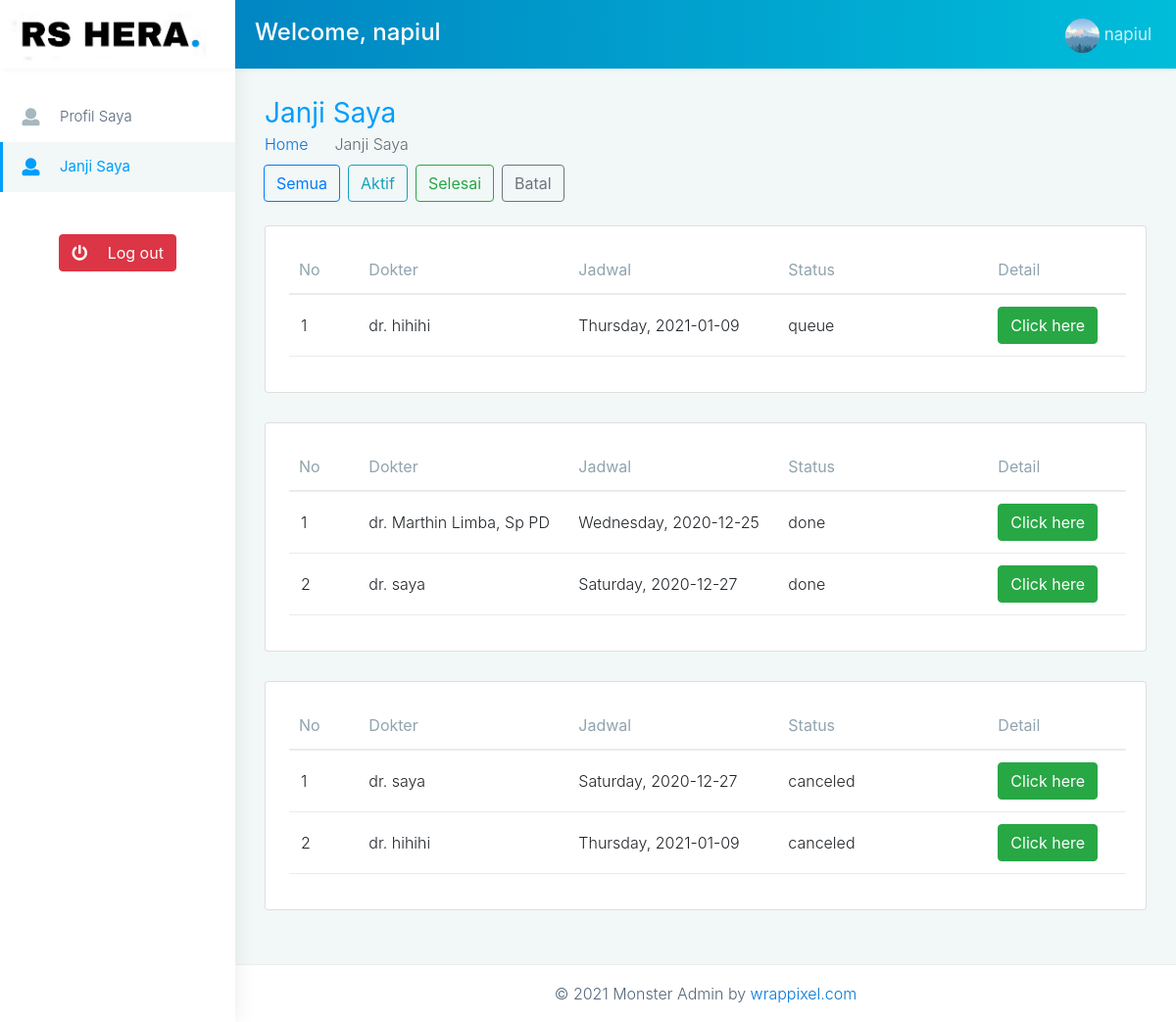
Screenshot of /user/janji-saya.php (signed in) with the database file from the repository.
### tables this page shows
CREATE TABLE `users` (
  `usersId` int(11) NOT NULL,
  `usersName` varchar(128) NOT NULL,
  `usersUsername` varchar(128) NOT NULL,
  `usersEmail` varchar(128) NOT NULL,
  `phoneNumber` varchar(15) NOT NULL,
  `usersPassword` varchar(128) NOT NULL,
  `usersPhoto` varchar(255) NOT NULL
);

CREATE TABLE `appointment` (
  `id_pendaftaran` int(11) NOT NULL,
  `id_user` int(11) NOT NULL,
  `id_dokter` int(11) NOT NULL,
  `id_jadwal` int(11) NOT NULL,
  `gejala` varchar(256) NOT NULL,
  `pesan` varchar(256) NOT NULL,
  `pembayaran` varchar(255) NOT NULL,
  `status_janji` varchar(50) NOT NULL DEFAULT 'queue'
);

CREATE TABLE `doctors` (
  `id_dokter` int(11) NOT NULL,
  `nama_dokter` varchar(128) NOT NULL,
  `email_dokter` varchar(128) NOT NULL,
  `spesialisasi` varchar(50) NOT NULL,
  `nomor_telepon` varchar(15) NOT NULL,
  `kota` varchar(50) NOT NULL
);

CREATE TABLE `schedule` (
  `idSchedule` int(11) NOT NULL,
  `idDoctors` int(11) NOT NULL,
  `dateSchedule` date NOT NULL,
  `daySchedule` varchar(10) NOT NULL,
  `starttime` time NOT NULL,
  `endtime` time NOT NULL,
  `avail` varchar(10) NOT NULL
);

### user/janji-saya.php (the view, shortened to what the rows shown need)
<!DOCTYPE html>
<html dir="ltr" lang="en">
<head>
    <link href="assets/plugins/chartist/dist/chartist.min.css" rel="stylesheet">
    <link href="monster-html/css/style.min.css" rel="stylesheet">
    <link rel="stylesheet" type="text/css" href="https://cdn.datatables.net/1.10.24/css/dataTables.bootstrap4.min.css">
    <link rel="stylesheet" href="https://maxcdn.bootstrapcdn.com/bootstrap/4.6.0/css/bootstrap.min.css">
</head>
<body>
    <div id="main-wrapper" data-layout="vertical" data-navbarbg="skin6" data-sidebartype="full" data-sidebar-position="absolute" data-header-position="absolute" data-boxed-layout="full">
        <header class="topbar" data-navbarbg="skin6">
            <nav class="navbar top-navbar navbar-expand-md navbar-dark">
                <div class="navbar-collapse collapse" id="navbarSupportedContent" data-navbarbg="skin5">
                    <ul class="navbar-nav">
                        <?php
                        if (isset($_SESSION["usernameUser"])) { ?>
                            <li class="nav-item dropdown">
                                <a class="nav-link dropdown-toggle waves-effect waves-dark" href="#" id="navbarDropdown" role="button" data-bs-toggle="dropdown" aria-expanded="false">
                                    <?php
                                    include "dbh.inc.php";
                                    $image_query = mysqli_query($conn, "SELECT usersPhoto FROM users WHERE usersId = '" . $_SESSION['idUser'] . "'");
                                    while ($rows = mysqli_fetch_array($image_query)) {
                                        $img_name = $rows["usersPhoto"];
                                    ?>
                                        <img src="../assets/foto/<?= $img_name ?>" alt="user" class="profile-pict">&nbsp;<?= ($_SESSION["nameUser"]) ?>
                                    <?php
                                    }
                                    ?>
                                </a>
                            </li>
                        <?php } ?>
                    </ul>
                </div>
            </nav>
        </header>
        <div class="page-wrapper">
            <div class="container-fluid pt-0">
                <div class="row" id="queuerow">
                    <div class="col-sm-12">
                        <div class="card">
                            <div class="card-body">
                                <div class="table-responsive mt">
                                    <table class="table stylish-table no-wrap">
                                        <thead>
                                            <tr>
                                                <th class="border-top-0 col-1">No</th>
                                                <th class="border-top-0 col-3">Dokter</th>
                                                <th class="border-top-0">Jadwal</th>
                                                <th class="border-top-0 col-3">Status</th>
                                                <th class="border-top-0 col-2">Detail</th>
                                            </tr>
                                        </thead>
                                        <tbody>
                                            <?php
                                            include "dbh.inc.php";
                                            $sql = "SELECT appointment.id_dokter AS ap_iddoc, appointment.id_jadwal AS ap_jadwal, schedule.idSchedule AS sc_jadwal, schedule.dateSchedule AS sc_date, schedule.daySchedule AS sc_day, schedule.starttime AS sc_time, doctors.id_dokter AS doc_iddoc, doctors.nama_dokter AS doc_name, status_janji, id_pendaftaran, pembayaran FROM appointment INNER JOIN schedule ON appointment.id_jadwal = schedule.idSchedule INNER JOIN doctors ON appointment.id_dokter = doctors.id_dokter WHERE id_user = '" . $_SESSION['idUser'] . "' AND status_janji = 'queue'";
                                            $no = 0;
                                            $app_query = mysqli_query($conn, $sql);
                                            while ($rows = mysqli_fetch_array($app_query)) {
                                                $no++;
                                                $id_app = $rows["id_pendaftaran"];
                                                $name_doc = $rows["doc_name"];
                                                $sc_date = $rows["sc_date"];
                                                $sc_day = $rows["sc_day"];
                                                $status = $rows["status_janji"];
                                            ?>
                                                <tr>
                                                    <td class="align-middle"><?= $no ?></td>
                                                    <td class="align-middle"><?= $name_doc ?></td>
                                                    <td class="align-middle"><?= $sc_day ?>, <?= $sc_date ?></td>
                                                    <td class="align-middle"><?= $status ?></td>
                                                    <td class="align-middle"><button type="button" class="btn btn-success text-white" data-toggle="modal" data-target="#myModal<?= $id_app ?>">Click here</button></td>
                                                </tr>
                                            <?php } ?>
                                        </tbody>
                                    </table>
                                </div>
                            </div>
                        </div>
                    </div>
                </div>
                <div class="row" id="donerow">
                    <div class="col-sm-12">
                        <div class="card">
                            <div class="card-body">
                                <div class="table-responsive mt">
                                    <table class="table stylish-table no-wrap">
                                        <thead>
                                            <tr>
                                                <th class="border-top-0 col-1">No</th>
                                                <th class="border-top-0 col-3">Dokter</th>
                                                <th class="border-top-0">Jadwal</th>
                                                <th class="border-top-0 col-3">Status</th>
                                                <th class="border-top-0 col-2">Detail</th>
                                            </tr>
                                        </thead>
                                        <tbody>
                                            <?php
                                            include "dbh.inc.php";
                                            $sql = "SELECT appointment.id_dokter AS ap_iddoc, appointment.id_jadwal AS ap_jadwal, schedule.idSchedule AS sc_jadwal, schedule.dateSchedule AS sc_date, schedule.daySchedule AS sc_day, schedule.starttime AS sc_time, doctors.id_dokter AS doc_iddoc, doctors.nama_dokter AS doc_name, status_janji, id_pendaftaran, pembayaran FROM appointment INNER JOIN schedule ON appointment.id_jadwal = schedule.idSchedule INNER JOIN doctors ON appointment.id_dokter = doctors.id_dokter WHERE id_user = '" . $_SESSION['idUser'] . "' AND status_janji = 'done'";
                                            $no = 0;
                                            $app_query = mysqli_query($conn, $sql);
                                            while ($rows = mysqli_fetch_array($app_query)) {
                                                $no++;
                                                $id_app = $rows["id_pendaftaran"];
                                                $name_doc = $rows["doc_name"];
                                                $sc_date = $rows["sc_date"];
                                                $sc_day = $rows["sc_day"];
                                                $status = $rows["status_janji"];
                                            ?>
                                                <tr>
                                                    <td class="align-middle"><?= $no ?></td>
                                                    <td class="align-middle"><?= $name_doc ?></td>
                                                    <td class="align-middle"><?= $sc_day ?>, <?= $sc_date ?></td>
                                                    <td class="align-middle"><?= $status ?></td>
                                                    <td class="align-middle"><button type="button" class="btn btn-success text-white" data-toggle="modal" data-target="#myModal<?= $id_app ?>">Click here</button></td>
                                                </tr>
                                            <?php } ?>
                                        </tbody>
                                    </table>
                                </div>
                            </div>
                        </div>
                    </div>
                </div>
                <div class="row" id="cancelrow">
                    <div class="col-sm-12">
                        <div class="card">
                            <div class="card-body">
                                <div class="table-responsive mt">
                                    <table class="table stylish-table no-wrap">
                                        <thead>
                                            <tr>
                                                <th class="border-top-0 col-1">No</th>
                                                <th class="border-top-0 col-3">Dokter</th>
                                                <th class="border-top-0">Jadwal</th>
                                                <th class="border-top-0 col-3">Status</th>
                                                <th class="border-top-0 col-2">Detail</th>
                                            </tr>
                                        </thead>
                                        <tbody>
                                            <?php
                                            include "dbh.inc.php";
                                            $sql = "SELECT appointment.id_dokter AS ap_iddoc, appointment.id_jadwal AS ap_jadwal, schedule.idSchedule AS sc_jadwal, schedule.dateSchedule AS sc_date, schedule.daySchedule AS sc_day, schedule.starttime AS sc_time, doctors.id_dokter AS doc_iddoc, doctors.nama_dokter AS doc_name, status_janji, id_pendaftaran, pembayaran FROM appointment INNER JOIN schedule ON appointment.id_jadwal = schedule.idSchedule INNER JOIN doctors ON appointment.id_dokter = doctors.id_dokter WHERE id_user = '" . $_SESSION['idUser'] . "' AND status_janji = 'canceled'";
                                            $no = 0;
                                            $app_query = mysqli_query($conn, $sql);
                                            while ($rows = mysqli_fetch_array($app_query)) {
                                                $no++;
                                                $id_app = $rows["id_pendaftaran"];
                                                $name_doc = $rows["doc_name"];
                                                $sc_date = $rows["sc_date"];
                                                $sc_day = $rows["sc_day"];
                                                $status = $rows["status_janji"];
                                            ?>
                                                <tr>
                                                    <td class="align-middle"><?= $no ?></td>
                                                    <td class="align-middle"><?= $name_doc ?></td>
                                                    <td class="align-middle"><?= $sc_day ?>, <?= $sc_date ?></td>
                                                    <td class="align-middle"><?= $status ?></td>
                                                    <td class="align-middle"><button type="button" class="btn btn-success text-white" data-toggle="modal" data-target="#myModal<?= $id_app ?>">Click here</button></td>
                                                </tr>
                                            <?php } ?>
                                        </tbody>
                                    </table>
                                </div>
                            </div>
                        </div>
                    </div>
                </div>
            </div>
        </div>
    </div>
</body>
</html>

### rows the page displays
users: usersPhoto (picture)
appointment: id_dokter.nama_dokter "dr. hihihi", schedule.daySchedule "Thursday", schedule.dateSchedule "2021-01-09", status_janji "queue"
appointment: id_dokter.nama_dokter "dr. Marthin Limba, Sp PD", schedule.daySchedule "Wednesday", schedule.dateSchedule "2020-12-25", status_janji "done"
appointment: id_dokter.nama_dokter "dr. saya", schedule.daySchedule "Saturday", schedule.dateSchedule "2020-12-27", status_janji "done"
appointment: id_dokter.nama_dokter "dr. saya", schedule.daySchedule "Saturday", schedule.dateSchedule "2020-12-27", status_janji "canceled"
appointment: id_dokter.nama_dokter "dr. hihihi", schedule.daySchedule "Thursday", schedule.dateSchedule "2021-01-09", status_janji "canceled"

### other values shown
$_SESSION["nameUser"] "napiul"
